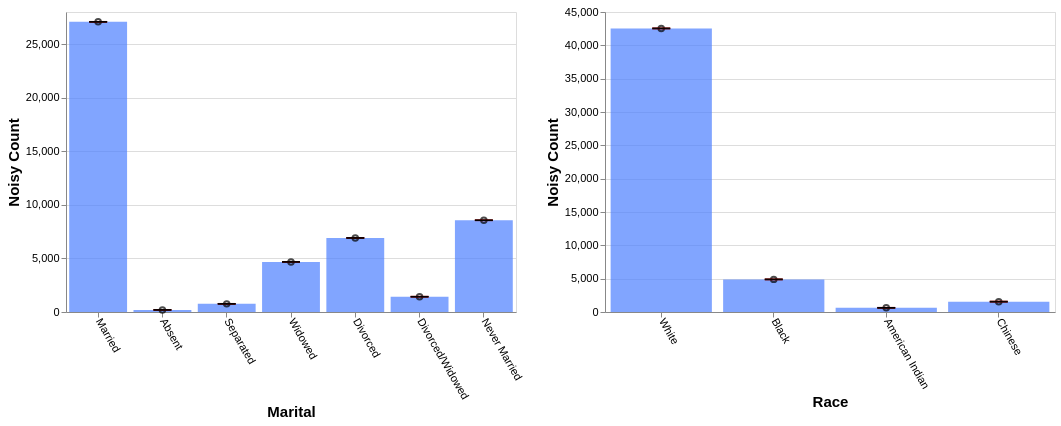

Write a Vega-Lite specification for this figure.
### Vega-Lite specification from a JSON file in a GitHub repository (floating-point values rounded to 4 significant figures)
{"config": {"view": {"continuousWidth": 400, "continuousHeight": 300}, "axis": {"labelFontSize": 11, "titleFontSize": 15}, "axisBottom": {"labelAngle": 60}}, "hconcat": [{"layer": [{"mark": "bar", "encoding": {"color": {"value": "transparent"}, "tooltip": [{"aggregate": "sum", "field": "noisy_count", "title": "noisy count", "type": "quantitative"}, {"aggregate": "sum", "field": "noisy_count_prev", "title": "prev count", "type": "quantitative"}, {"aggregate": "sum", "field": "error", "title": "current error", "type": "quantitative"}, {"aggregate": "sum", "field": "error_prev", "title": "prev error", "type": "quantitative"}], "x": {"field": "marital", "sort": null, "title": "Marital", "type": "ordinal"}}, "height": 300, "selection": {"selector587": {"type": "interval", "encodings": ["x"]}}, "transform": [{"filter": {"selection": "selector588"}}], "width": 450}, {"mark": {"type": "bar", "color": "gray", "opacity": 0}, "encoding": {"x": {"field": "marital", "sort": null, "title": "Marital", "type": "ordinal"}, "y": {"aggregate": "sum", "field": "noisy_count_prev", "type": "quantitative"}}, "transform": [{"filter": {"selection": "selector588"}}]}, {"mark": {"type": "bar", "color": "#4C7FFF", "opacity": 0.7}, "encoding": {"x": {"field": "marital", "sort": null, "title": "Marital", "type": "ordinal"}, "y": {"aggregate": "sum", "field": "noisy_count", "type": "quantitative"}}, "transform": [{"filter": {"selection": "selector588"}}]}, {"mark": {"type": "point", "color": "black", "opacity": 0.7}, "encoding": {"x": {"field": "marital", "sort": null, "title": "Marital", "type": "ordinal"}, "y": {"aggregate": "sum", "field": "noisy_count", "title": "Noisy Count", "type": "quantitative"}}, "transform": [{"filter": {"selection": "selector588"}}]}, {"mark": {"type": "rule", "color": "#B6B6B6", "size": 2, "strokeDash": [3, 3]}, "encoding": {"x": {"field": "marital", "sort": null, "title": "Marital", "type": "ordinal"}, "y": {"aggregate": "sum", "field": "plus_error_prev_marital", "title": "", "type": "quantitative"}, "y2": {"aggregate": "sum", "field": "minus_error_prev_marital", "title": ""}}, "transform": [{"filter": {"selection": "selector588"}}]}, {"mark": {"type": "tick", "color": "#B90000", "size": 0, "strokeDash": [1, 1]}, "encoding": {"x": {"field": "marital", "sort": null, "title": "Marital", "type": "ordinal"}, "y": {"aggregate": "sum", "field": "plus_error_prev_marital", "type": "quantitative"}}, "transform": [{"filter": {"selection": "selector588"}}]}, {"mark": {"type": "tick", "color": "#B90000", "size": 0, "strokeDash": [3, 1]}, "encoding": {"x": {"field": "marital", "sort": null, "title": "Marital", "type": "ordinal"}, "y": {"aggregate": "sum", "field": "minus_error_prev_marital", "type": "quantitative"}}, "transform": [{"filter": {"selection": "selector588"}}]}, {"mark": {"type": "rule", "color": "black", "size": 2}, "encoding": {"x": {"field": "marital", "sort": null, "title": "Marital", "type": "ordinal"}, "y": {"aggregate": "sum", "field": "plus_error", "title": "", "type": "quantitative"}, "y2": {"aggregate": "sum", "field": "minus_error", "title": ""}}, "transform": [{"filter": {"selection": "selector588"}}]}, {"mark": {"type": "tick", "color": "black", "width": 0}, "encoding": {"x": {"field": "marital", "sort": null, "title": "Marital", "type": "ordinal"}, "y": {"aggregate": "sum", "field": "plus_error", "type": "quantitative"}}, "transform": [{"filter": {"selection": "selector588"}}]}, {"mark": {"type": "tick", "color": "black", "width": 0}, "encoding": {"x": {"field": "marital", "sort": null, "title": "Marital", "type": "ordinal"}, "y": {"aggregate": "sum", "field": "minus_error", "type": "quantitative"}}, "transform": [{"filter": {"selection": "selector588"}}]}]}, {"layer": [{"mark": "bar", "encoding": {"color": {"value": "transparent"}, "tooltip": [{"aggregate": "sum", "field": "noisy_count", "title": "noisy count", "type": "quantitative"}, {"aggregate": "sum", "field": "noisy_count_prev", "title": "prev count", "type": "quantitative"}, {"aggregate": "sum", "field": "error", "title": "current error", "type": "quantitative"}, {"aggregate": "sum", "field": "error_prev", "title": "prev error", "type": "quantitative"}], "x": {"field": "race", "sort": null, "title": "Race", "type": "ordinal"}}, "height": 300, "selection": {"selector588": {"type": "interval", "encodings": ["x"]}}, "transform": [{"filter": {"selection": "selector587"}}], "width": 450}, {"mark": {"type": "bar", "color": "gray", "opacity": 0}, "encoding": {"x": {"field": "race", "sort": null, "title": "Race", "type": "ordinal"}, "y": {"aggregate": "sum", "field": "noisy_count_prev", "type": "quantitative"}}, "transform": [{"filter": {"selection": "selector587"}}]}, {"mark": {"type": "bar", "color": "#4C7FFF", "opacity": 0.7}, "encoding": {"x": {"field": "race", "sort": null, "title": "Race", "type": "ordinal"}, "y": {"aggregate": "sum", "field": "noisy_count", "type": "quantitative"}}, "transform": [{"filter": {"selection": "selector587"}}]}, {"mark": {"type": "point", "color": "black", "opacity": 0.7}, "encoding": {"x": {"field": "race", "sort": null, "title": "Race", "type": "ordinal"}, "y": {"aggregate": "sum", "field": "noisy_count", "title": "Noisy Count", "type": "quantitative"}}, "transform": [{"filter": {"selection": "selector587"}}]}, {"mark": {"type": "rule", "color": "#B6B6B6", "size": 2, "strokeDash": [3, 3]}, "encoding": {"x": {"field": "race", "sort": null, "title": "Race", "type": "ordinal"}, "y": {"aggregate": "sum", "field": "plus_error_prev_race", "title": "", "type": "quantitative"}, "y2": {"aggregate": "sum", "field": "minus_error_prev_race", "title": ""}}, "transform": [{"filter": {"selection": "selector587"}}]}, {"mark": {"type": "tick", "color": "#B90000", "size": 0, "strokeDash": [1, 1]}, "encoding": {"x": {"field": "race", "sort": null, "title": "Race", "type": "ordinal"}, "y": {"aggregate": "sum", "field": "plus_error_prev_race", "type": "quantitative"}}, "transform": [{"filter": {"selection": "selector587"}}]}, {"mark": {"type": "tick", "color": "#B90000", "size": 0, "strokeDash": [3, 1]}, "encoding": {"x": {"field": "race", "sort": null, "title": "Race", "type": "ordinal"}, "y": {"aggregate": "sum", "field": "minus_error_prev_race", "type": "quantitative"}}, "transform": [{"filter": {"selection": "selector587"}}]}, {"mark": {"type": "rule", "color": "black", "size": 2}, "encoding": {"x": {"field": "race", "sort": null, "title": "Race", "type": "ordinal"}, "y": {"aggregate": "sum", "field": "plus_error", "title": "", "type": "quantitative"}, "y2": {"aggregate": "sum", "field": "minus_error", "title": ""}}, "transform": [{"filter": {"selection": "selector587"}}]}, {"mark": {"type": "tick", "color": "black", "width": 0}, "encoding": {"x": {"field": "race", "sort": null, "title": "Race", "type": "ordinal"}, "y": {"aggregate": "sum", "field": "plus_error", "type": "quantitative"}}, "transform": [{"filter": {"selection": "selector587"}}]}, {"mark": {"type": "tick", "color": "black", "width": 0}, "encoding": {"x": {"field": "race", "sort": null, "title": "Race", "type": "ordinal"}, "y": {"aggregate": "sum", "field": "minus_error", "type": "quantitative"}}, "transform": [{"filter": {"selection": "selector587"}}]}]}], "data": {"name": "data-772a817160884dc2a131050a3b690aef"}, "$schema": "https://vega.github.io/schema/vega-lite/v4.17.0.json", "datasets": {"data-772a817160884dc2a131050a3b690aef": [{"marital": "Married", "race": "White", "noisy_count": 24270.0, "true_count": 24270.0, "plus_error": 24270.0, "minus_error": 24260.0, "error": 7.1, "noisy_count_prev": 24260.0, "true_count_prev": 24270.0, "plus_error_prev": 24270.0, "minus_error_prev": 24250.0, "error_prev": 9.4, "plus_error_prev_marital": 24270.0, "minus_error_prev_marital": 24250.0, "plus_error_prev_race": 24270.0, "minus_error_prev_race": 24260.0}, {"marital": "Married", "race": "Black", "noisy_count": 1677.0, "true_count": 1667.0, "plus_error": 1684.0, "minus_error": 1670.0, "error": 7.1, "noisy_count_prev": 1676.0, "true_count_prev": 1667.0, "plus_error_prev": 1686.0, "minus_error_prev": 1667.0, "error_prev": 9.4, "plus_error_prev_marital": 1686.0, "minus_error_prev_marital": 1667.0, "plus_error_prev_race": 1685.0, "minus_error_prev_race": 1666.0}, {"marital": "Married", "race": "American Indian", "noisy_count": 268.8, "true_count": 266.0, "plus_error": 275.9, "minus_error": 261.7, "error": 7.1, "noisy_count_prev": 268.2, "true_count_prev": 266.0, "plus_error_prev": 277.6, "minus_error_prev": 258.8, "error_prev": 9.4, "plus_error_prev_marital": 278.0, "minus_error_prev_marital": 259.2, "plus_error_prev_race": 279.4, "minus_error_prev_race": 260.6}, {"marital": "Married", "race": "Chinese", "noisy_count": 868.6, "true_count": 863.0, "plus_error": 875.7, "minus_error": 861.6, "error": 7.1, "noisy_count_prev": 869.9, "true_count_prev": 863.0, "plus_error_prev": 879.3, "minus_error_prev": 860.5, "error_prev": 9.4, "plus_error_prev_marital": 879.7, "minus_error_prev_marital": 860.9, "plus_error_prev_race": 880.2, "minus_error_prev_race": 861.4}, {"marital": "Absent", "race": "White", "noisy_count": 96.1, "true_count": 94.0, "plus_error": 103.2, "minus_error": 89.1, "error": 7.1, "noisy_count_prev": 94.6, "true_count_prev": 94.0, "plus_error_prev": 104.0, "minus_error_prev": 85.1, "error_prev": 9.4, "plus_error_prev_marital": 104.8, "minus_error_prev_marital": 85.95, "plus_error_prev_race": 104.7, "minus_error_prev_race": 85.76}, {"marital": "Absent", "race": "Black", "noisy_count": 11.0, "true_count": 16.0, "plus_error": 18.1, "minus_error": 4.0, "error": 7.1, "noisy_count_prev": 10.3, "true_count_prev": 16.0, "plus_error_prev": 19.7, "minus_error_prev": 0.8, "error_prev": 9.4, "plus_error_prev_marital": 20.55, "minus_error_prev_marital": 1.65, "plus_error_prev_race": 19.23, "minus_error_prev_race": 0.3286}, {"marital": "Absent", "race": "American Indian", "noisy_count": 27.6, "true_count": 0.0, "plus_error": 34.7, "minus_error": 20.5, "error": 7.1, "noisy_count_prev": 26.6, "true_count_prev": 0.0, "plus_error_prev": 36.0, "minus_error_prev": 17.1, "error_prev": 9.4, "plus_error_prev_marital": 36.85, "minus_error_prev_marital": 17.95, "plus_error_prev_race": 37.79, "minus_error_prev_race": 18.89}, {"marital": "Absent", "race": "Chinese", "noisy_count": 58.7, "true_count": 7.0, "plus_error": 65.8, "minus_error": 51.7, "error": 7.1, "noisy_count_prev": 58.5, "true_count_prev": 7.0, "plus_error_prev": 67.9, "minus_error_prev": 49.1, "error_prev": 9.4, "plus_error_prev_marital": 68.75, "minus_error_prev_marital": 49.95, "plus_error_prev_race": 68.77, "minus_error_prev_race": 49.97}, {"marital": "Separated", "race": "White", "noisy_count": 578.5, "true_count": 567.0, "plus_error": 585.5, "minus_error": 571.4, "error": 7.1, "noisy_count_prev": 576.4, "true_count_prev": 567.0, "plus_error_prev": 585.9, "minus_error_prev": 567.0, "error_prev": 9.4, "plus_error_prev_marital": 586.9, "minus_error_prev_marital": 568.0, "plus_error_prev_race": 586.6, "minus_error_prev_race": 567.7}, {"marital": "Separated", "race": "Black", "noisy_count": 84.9, "true_count": 84.0, "plus_error": 92.0, "minus_error": 77.8, "error": 7.1, "noisy_count_prev": 84.8, "true_count_prev": 84.0, "plus_error_prev": 94.2, "minus_error_prev": 75.4, "error_prev": 9.4, "plus_error_prev_marital": 95.18, "minus_error_prev_marital": 76.38, "plus_error_prev_race": 93.73, "minus_error_prev_race": 74.93}, {"marital": "Separated", "race": "American Indian", "noisy_count": 17.5, "true_count": 13.0, "plus_error": 24.6, "minus_error": 10.4, "error": 7.1, "noisy_count_prev": 18.0, "true_count_prev": 13.0, "plus_error_prev": 27.4, "minus_error_prev": 8.6, "error_prev": 9.4, "plus_error_prev_marital": 28.38, "minus_error_prev_marital": 9.575, "plus_error_prev_race": 29.19, "minus_error_prev_race": 10.39}, {"marital": "Separated", "race": "Chinese", "noisy_count": 78.3, "true_count": 47.0, "plus_error": 85.4, "minus_error": 71.3, "error": 7.1, "noisy_count_prev": 76.1, "true_count_prev": 47.0, "plus_error_prev": 85.5, "minus_error_prev": 66.7, "error_prev": 9.4, "plus_error_prev_marital": 86.48, "minus_error_prev_marital": 67.68, "plus_error_prev_race": 86.37, "minus_error_prev_race": 67.57}, {"marital": "Widowed", "race": "White", "noisy_count": 4052.0, "true_count": 4078.0, "plus_error": 4060.0, "minus_error": 4045.0, "error": 7.1, "noisy_count_prev": 4056.0, "true_count_prev": 4078.0, "plus_error_prev": 4065.0, "minus_error_prev": 4046.0, "error_prev": 9.4, "plus_error_prev_marital": 4065.0, "minus_error_prev_marital": 4046.0, "plus_error_prev_race": 4066.0, "minus_error_prev_race": 4047.0}, {"marital": "Widowed", "race": "Black", "noisy_count": 494.9, "true_count": 543.0, "plus_error": 502.0, "minus_error": 487.8, "error": 7.1, "noisy_count_prev": 500.3, "true_count_prev": 543.0, "plus_error_prev": 509.7, "minus_error_prev": 490.8, "error_prev": 9.4, "plus_error_prev_marital": 509.5, "minus_error_prev_marital": 490.6, "plus_error_prev_race": 509.2, "minus_error_prev_race": 490.3}, {"marital": "Widowed", "race": "American Indian", "noisy_count": 33.5, "true_count": 35.0, "plus_error": 40.5, "minus_error": 26.4, "error": 7.1, "noisy_count_prev": 25.6, "true_count_prev": 35.0, "plus_error_prev": 35.1, "minus_error_prev": 16.2, "error_prev": 9.4, "plus_error_prev_marital": 34.92, "minus_error_prev_marital": 16.02, "plus_error_prev_race": 36.89, "minus_error_prev_race": 17.99}, {"marital": "Widowed", "race": "Chinese", "noisy_count": 93.1, "true_count": 77.0, "plus_error": 100.2, "minus_error": 86.1, "error": 7.1, "noisy_count_prev": 93.1, "true_count_prev": 77.0, "plus_error_prev": 102.5, "minus_error_prev": 83.7, "error_prev": 9.4, "plus_error_prev_marital": 102.3, "minus_error_prev_marital": 83.52, "plus_error_prev_race": 103.4, "minus_error_prev_race": 84.57}, {"marital": "Divorced", "race": "White", "noisy_count": 5947.0, "true_count": 5901.0, "plus_error": 5954.0, "minus_error": 5940.0, "error": 7.1, "noisy_count_prev": 5941.0, "true_count_prev": 5901.0, "plus_error_prev": 5950.0, "minus_error_prev": 5932.0, "error_prev": 9.4, "plus_error_prev_marital": 5953.0, "minus_error_prev_marital": 5934.0, "plus_error_prev_race": 5951.0, "minus_error_prev_race": 5932.0}, {"marital": "Divorced", "race": "Black", "noisy_count": 765.0, "true_count": 750.0, "plus_error": 772.1, "minus_error": 757.9, "error": 7.1, "noisy_count_prev": 763.9, "true_count_prev": 750.0, "plus_error_prev": 773.3, "minus_error_prev": 754.5, "error_prev": 9.4, "plus_error_prev_marital": 776.2, "minus_error_prev_marital": 757.5, "plus_error_prev_race": 772.8, "minus_error_prev_race": 754.0}, {"marital": "Divorced", "race": "American Indian", "noisy_count": 83.3, "true_count": 94.0, "plus_error": 90.4, "minus_error": 76.3, "error": 7.1, "noisy_count_prev": 80.3, "true_count_prev": 94.0, "plus_error_prev": 89.7, "minus_error_prev": 70.9, "error_prev": 9.4, "plus_error_prev_marital": 92.65, "minus_error_prev_marital": 73.85, "plus_error_prev_race": 91.49, "minus_error_prev_race": 72.69}, {"marital": "Divorced", "race": "Chinese", "noisy_count": 115.8, "true_count": 105.0, "plus_error": 122.9, "minus_error": 108.8, "error": 7.1, "noisy_count_prev": 113.9, "true_count_prev": 105.0, "plus_error_prev": 123.4, "minus_error_prev": 104.5, "error_prev": 9.4, "plus_error_prev_marital": 126.4, "minus_error_prev_marital": 107.5, "plus_error_prev_race": 124.3, "minus_error_prev_race": 105.4}, {"marital": "Divorced/Widowed", "race": "White", "noisy_count": 1012.0, "true_count": 1005.0, "plus_error": 1019.0, "minus_error": 1005.0, "error": 7.1, "noisy_count_prev": 1012.0, "true_count_prev": 1005.0, "plus_error_prev": 1021.0, "minus_error_prev": 1002.0, "error_prev": 9.4, "plus_error_prev_marital": 1022.0, "minus_error_prev_marital": 1003.0, "plus_error_prev_race": 1022.0, "minus_error_prev_race": 1003.0}, {"marital": "Divorced/Widowed", "race": "Black", "noisy_count": 324.1, "true_count": 344.0, "plus_error": 331.2, "minus_error": 317.0, "error": 7.1, "noisy_count_prev": 325.8, "true_count_prev": 344.0, "plus_error_prev": 335.2, "minus_error_prev": 316.4, "error_prev": 9.4, "plus_error_prev_marital": 335.5, "minus_error_prev_marital": 316.7, "plus_error_prev_race": 334.7, "minus_error_prev_race": 315.9}, {"marital": "Divorced/Widowed", "race": "American Indian", "noisy_count": 58.3, "true_count": 21.0, "plus_error": 65.4, "minus_error": 51.3, "error": 7.1, "noisy_count_prev": 56.1, "true_count_prev": 21.0, "plus_error_prev": 65.5, "minus_error_prev": 46.7, "error_prev": 9.4, "plus_error_prev_marital": 65.8, "minus_error_prev_marital": 47.0, "plus_error_prev_race": 67.29, "minus_error_prev_race": 48.49}, {"marital": "Divorced/Widowed", "race": "Chinese", "noisy_count": 31.4, "true_count": 33.0, "plus_error": 38.5, "minus_error": 24.3, "error": 7.1, "noisy_count_prev": 30.6, "true_count_prev": 33.0, "plus_error_prev": 40.0, "minus_error_prev": 21.1, "error_prev": 9.4, "plus_error_prev_marital": 40.3, "minus_error_prev_marital": 21.4, "plus_error_prev_race": 40.87, "minus_error_prev_race": 21.97}, {"marital": "Never Married", "race": "White", "noisy_count": 6587.0, "true_count": 6590.0, "plus_error": 6594.0, "minus_error": 6580.0, "error": 7.1, "noisy_count_prev": 6590.0, "true_count_prev": 6590.0, "plus_error_prev": 6600.0, "minus_error_prev": 6581.0, "error_prev": 9.4, "plus_error_prev_marital": 6600.0, "minus_error_prev_marital": 6581.0, "plus_error_prev_race": 6601.0, "minus_error_prev_race": 6582.0}, {"marital": "Never Married", "race": "Black", "noisy_count": 1536.0, "true_count": 1525.0, "plus_error": 1543.0, "minus_error": 1529.0, "error": 7.1, "noisy_count_prev": 1535.0, "true_count_prev": 1525.0, "plus_error_prev": 1544.0, "minus_error_prev": 1525.0, "error_prev": 9.4, "plus_error_prev_marital": 1544.0, "minus_error_prev_marital": 1525.0, "plus_error_prev_race": 1544.0, "minus_error_prev_race": 1525.0}, {"marital": "Never Married", "race": "American Indian", "noisy_count": 135.3, "true_count": 132.0, "plus_error": 142.3, "minus_error": 128.2, "error": 7.1, "noisy_count_prev": 137.0, "true_count_prev": 132.0, "plus_error_prev": 146.4, "minus_error_prev": 127.5, "error_prev": 9.4, "plus_error_prev_marital": 146.1, "minus_error_prev_marital": 127.2, "plus_error_prev_race": 148.2, "minus_error_prev_race": 129.3}, {"marital": "Never Married", "race": "Chinese", "noisy_count": 306.0, "true_count": 310.0, "plus_error": 313.0, "minus_error": 298.9, "error": 7.1, "noisy_count_prev": 303.7, "true_count_prev": 310.0, "plus_error_prev": 313.1, "minus_error_prev": 294.2, "error_prev": 9.4, "plus_error_prev_marital": 312.8, "minus_error_prev_marital": 293.9, "plus_error_prev_race": 314.0, "minus_error_prev_race": 295.1}]}}
